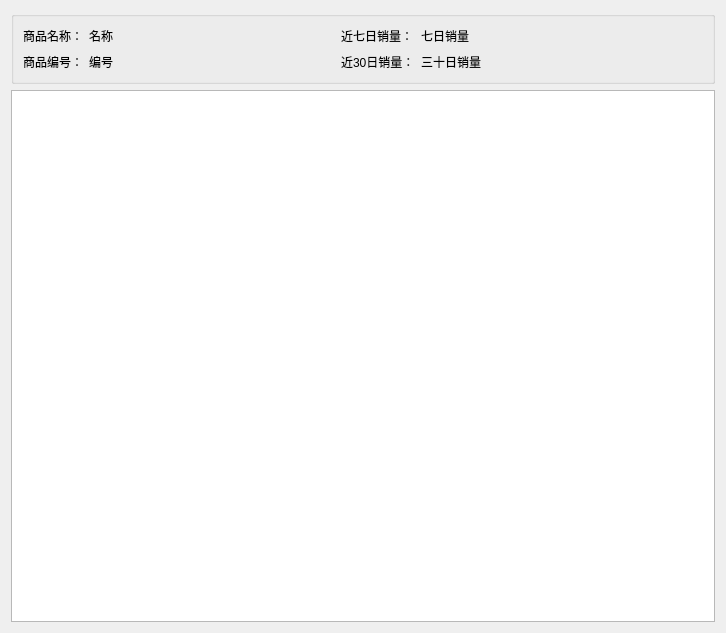
<?xml version="1.0" encoding="UTF-8"?>
<ui version="4.0">
 <class>c_salesshow</class>
 <widget class="QDialog" name="c_salesshow">
  <property name="geometry">
   <rect>
    <x>0</x>
    <y>0</y>
    <width>726</width>
    <height>633</height>
   </rect>
  </property>
  <property name="windowTitle">
   <string>Dialog</string>
  </property>
  <layout class="QVBoxLayout" name="verticalLayout">
   <item>
    <widget class="QGroupBox" name="groupBox">
     <property name="title">
      <string/>
     </property>
     <layout class="QGridLayout" name="gridLayout">
      <item row="1" column="2">
       <spacer name="horizontalSpacer_2">
        <property name="orientation">
         <enum>Qt::Horizontal</enum>
        </property>
        <property name="sizeHint" stdset="0">
         <size>
          <width>40</width>
          <height>20</height>
         </size>
        </property>
       </spacer>
      </item>
      <item row="1" column="5">
       <spacer name="horizontalSpacer_3">
        <property name="orientation">
         <enum>Qt::Horizontal</enum>
        </property>
        <property name="sizeHint" stdset="0">
         <size>
          <width>40</width>
          <height>20</height>
         </size>
        </property>
       </spacer>
      </item>
      <item row="1" column="3">
       <widget class="QLabel" name="label_5">
        <property name="text">
         <string>近七日销量：</string>
        </property>
       </widget>
      </item>
      <item row="1" column="4">
       <widget class="QLabel" name="salesofweek">
        <property name="text">
         <string>七日销量</string>
        </property>
       </widget>
      </item>
      <item row="1" column="0">
       <widget class="QLabel" name="label">
        <property name="text">
         <string>商品名称：</string>
        </property>
       </widget>
      </item>
      <item row="1" column="1">
       <widget class="QLabel" name="name">
        <property name="text">
         <string>名称</string>
        </property>
       </widget>
      </item>
      <item row="2" column="0">
       <widget class="QLabel" name="label_2">
        <property name="text">
         <string>商品编号：</string>
        </property>
       </widget>
      </item>
      <item row="2" column="1">
       <widget class="QLabel" name="code">
        <property name="text">
         <string>编号</string>
        </property>
       </widget>
      </item>
      <item row="2" column="3">
       <widget class="QLabel" name="label_7">
        <property name="text">
         <string>近30日销量：</string>
        </property>
       </widget>
      </item>
      <item row="2" column="4">
       <widget class="QLabel" name="salesofmonth">
        <property name="text">
         <string>三十日销量</string>
        </property>
       </widget>
      </item>
      <item row="2" column="5">
       <spacer name="horizontalSpacer_6">
        <property name="orientation">
         <enum>Qt::Horizontal</enum>
        </property>
        <property name="sizeHint" stdset="0">
         <size>
          <width>40</width>
          <height>20</height>
         </size>
        </property>
       </spacer>
      </item>
      <item row="2" column="2">
       <spacer name="horizontalSpacer_5">
        <property name="orientation">
         <enum>Qt::Horizontal</enum>
        </property>
        <property name="sizeHint" stdset="0">
         <size>
          <width>40</width>
          <height>20</height>
         </size>
        </property>
       </spacer>
      </item>
     </layout>
    </widget>
   </item>
   <item>
    <widget class="QTableWidget" name="tableWidget"/>
   </item>
  </layout>
 </widget>
 <resources/>
 <connections/>
</ui>
